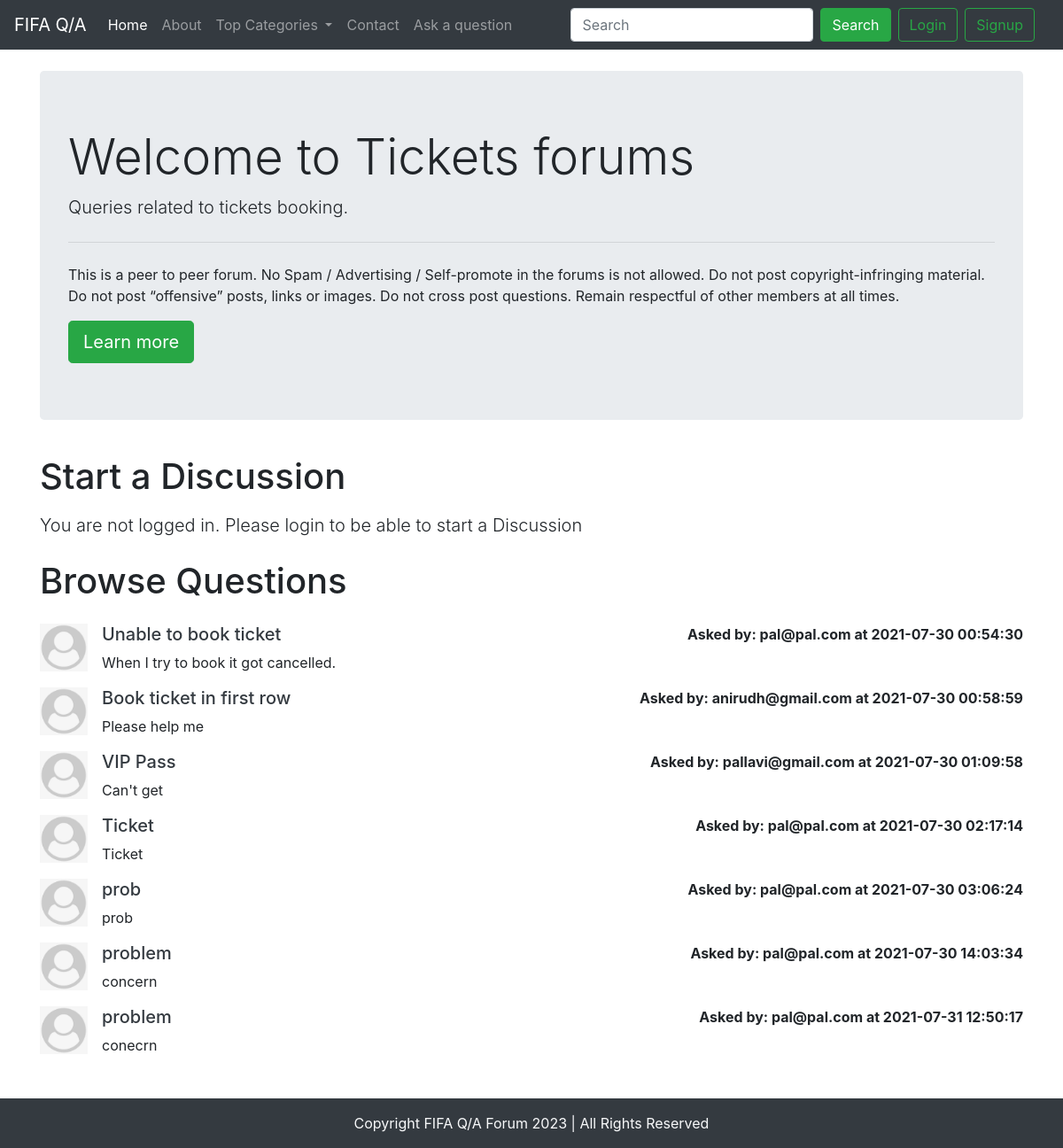
The page /threadlist.php?catid=1 on the database as committed earlier.
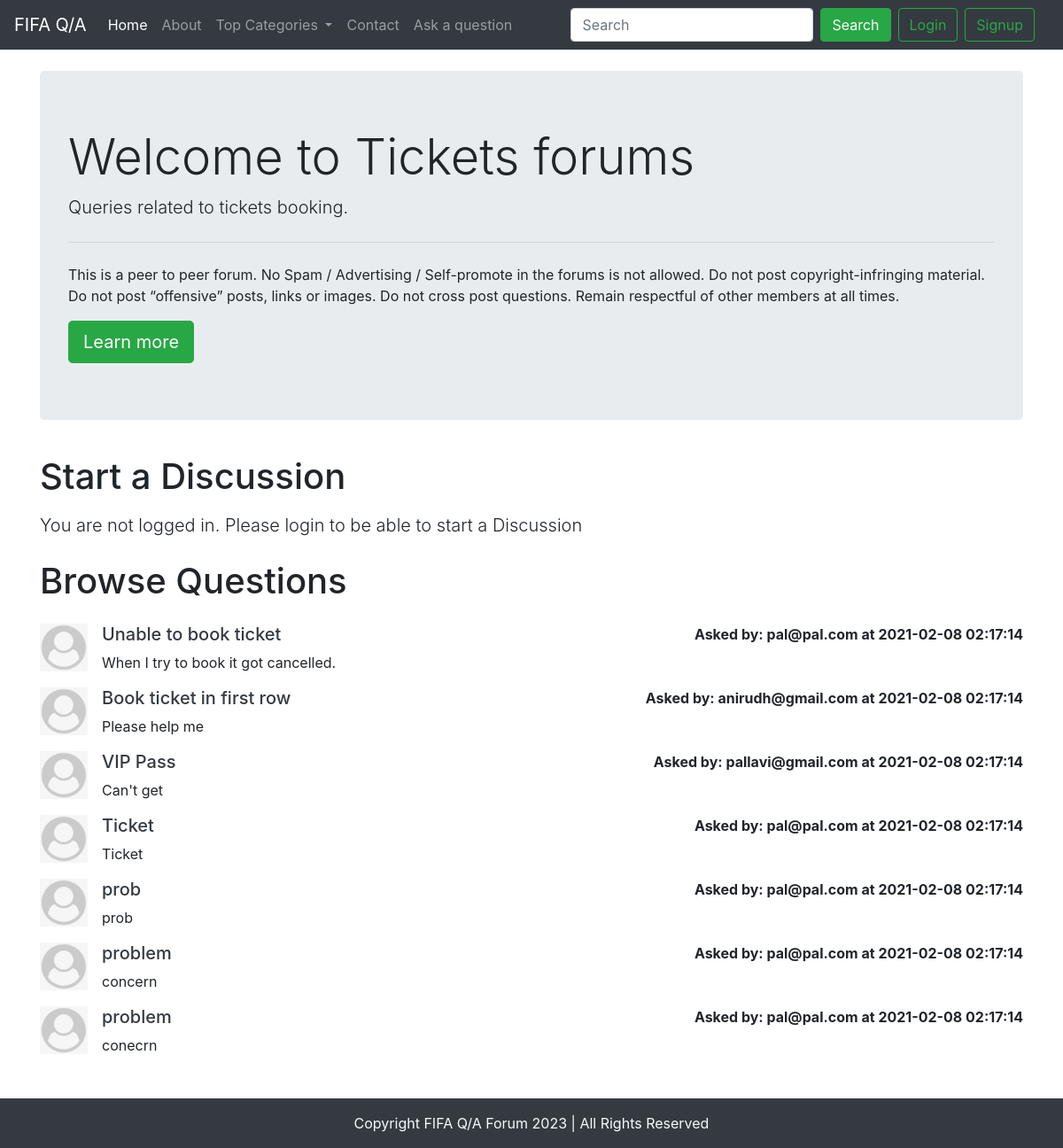
The same page on the database as committed later.
### tables this page shows
CREATE TABLE `categories` (
  `category_id` int(8) NOT NULL,
  `category_name` varchar(255) NOT NULL,
  `category_description` varchar(255) NOT NULL,
  `created` datetime NOT NULL DEFAULT current_timestamp()
);

CREATE TABLE `threads` (
  `thread_id` int(7) NOT NULL,
  `thread_title` varchar(255) NOT NULL,
  `thread_desc` text NOT NULL,
  `thread_cat_id` int(7) NOT NULL,
  `thread_user_id` int(7) NOT NULL,
  `timestamp` datetime NOT NULL DEFAULT current_timestamp()
);

CREATE TABLE `users` (
  `sno` int(8) NOT NULL,
  `user_email` varchar(30) NOT NULL,
  `user_pass` varchar(255) NOT NULL,
  `timestamp` datetime NOT NULL DEFAULT current_timestamp()
);

### threadlist.php (the view, shortened to what this page needs)
<!doctype html>
<html lang="en">
<head>
    <link rel="stylesheet" href="https://stackpath.bootstrapcdn.com/bootstrap/4.5.0/css/bootstrap.min.css"
>
</head>
<body>
    <?php include 'partials/_dbconnect.php';?>
    <?php include 'partials/_header.php';?>
    <?php
    $id = $_GET['catid'];
    $sql = "SELECT * FROM `categories` WHERE category_id=$id";
    $result = mysqli_query($conn, $sql);
    while($row = mysqli_fetch_assoc($result)){
        $catname = $row['category_name'];
        $catdesc = $row['category_description'];
    }
    ?>
    <div class="container my-4">
        <div class="jumbotron">
            <h1 class="display-4">Welcome to <?php echo $catname;?> forums</h1>
            <p class="lead"> <?php echo $catdesc;?></p>
            <hr class="my-4">
            <p>This is a peer to peer forum. No Spam / Advertising / Self-promote in the forums is not allowed. Do not
                post copyright-infringing material. Do not post “offensive” posts, links or images. Do not cross post
                questions. Remain respectful of other members at all times.</p>
            <a class="btn btn-success btn-lg" href="#" role="button">Learn more</a>
        </div>
    </div>
    <?php
    if(isset($_SESSION['loggedin']) && $_SESSION['loggedin']==true){
    echo '<div class="container">
            <h1 class="py-2">Start a Discussion</h1>
            <form action="'. $_SERVER["REQUEST_URI"] . '" method="post">
                <div class="form-group">
                    <label for="exampleInputEmail1">Problem Title</label>
                    <input type="text" class="form-control" id="title" name="title" aria-describedby="emailHelp">
                    <small id="emailHelp" class="form-text text-muted">Keep your title as short and crisp as
                        possible</small>
                </div>
                <input type="hidden" name="sno" value="'. $_SESSION["sno"]. '">
                <div class="form-group">
                    <label for="exampleFormControlTextarea1">Ellaborate Your Concern</label>
                    <textarea class="form-control" id="desc" name="desc" rows="3"></textarea>
                </div>
                <button type="submit" class="btn btn-success">Submit</button>
            </form>
        </div>';
    }
    else{
        echo '
        <div class="container">
        <h1 class="py-2">Start a Discussion</h1>
           <p class="lead">You are not logged in. Please login to be able to start a Discussion</p>
        </div>
        ';
    }
    ?>
    <div class="container mb-5" id="ques">
        <h1 class="py-2">Browse Questions</h1>
        <?php
    $id = $_GET['catid'];
    $sql = "SELECT * FROM `threads` WHERE thread_cat_id=$id";
    $result = mysqli_query($conn, $sql);
    while($row = mysqli_fetch_assoc($result)){
        $id = $row['thread_id'];
        $title = $row['thread_title'];
        $desc = $row['thread_desc'];
        $thread_time = $row['timestamp'];
        $thread_user_id = $row['thread_user_id'];
        $sql2 = "SELECT user_email FROM `users` WHERE sno='$thread_user_id'";
        $result2 = mysqli_query($conn, $sql2);
        $row2 = mysqli_fetch_assoc($result2);
        echo '<div class="media my-3">
            <img src="img/userdefault.png" width="54px" class="mr-3" alt="...">
            <div class="media-body">'.
             '<h5 class="mt-0"> <a class="text-dark" href="thread.php?threadid=' . $id. '">'. $title . ' </a></h5>
                '. $desc . ' </div>'.'<div class="font-weight-bold my-0"> Asked by: '. $row2['user_email'] . ' at '. $thread_time. '</div>'.
        '</div>';
        }
    ?>
    </div>
    <?php include 'partials/_footer.php';?>
</body>
</html>

### partials/_header.php (shortened to what this page needs)
<?php
echo '<nav class="navbar navbar-expand-lg navbar-dark bg-dark">
<a class="navbar-brand" href="/forum">FIFA Q/A</a>
<button class="navbar-toggler" type="button" data-toggle="collapse" data-target="#navbarSupportedContent" aria-controls="navbarSupportedContent" aria-expanded="false" aria-label="Toggle navigation">
  <span class="navbar-toggler-icon"></span>
</button>
<div class="collapse navbar-collapse" id="navbarSupportedContent">
  <ul class="navbar-nav mr-auto">
    <li class="nav-item active">
      <a class="nav-link" href="/forum">Home <span class="sr-only">(current)</span></a>
    </li>
    <li class="nav-item">
      <a class="nav-link" href="about.php">About</a>
    </li>
    <li class="nav-item dropdown">
      <a class="nav-link dropdown-toggle" href="#" id="navbarDropdown" role="button" data-toggle="dropdown" aria-haspopup="true" aria-expanded="false">
        Top Categories
      </a>
      <div class="dropdown-menu" aria-labelledby="navbarDropdown">';
      echo '</div>
    </li>
    <li class="nav-item">
      <a class="nav-link" href="contact.php" >Contact</a>
    </li>
    <li class="nav-item">
      <a class="nav-link" href="ask.php" >Ask a question</a>
    </li>
  </ul>
  <div class="row mx-2">';
if(isset($_SESSION['loggedin']) && $_SESSION['loggedin']==true){
  echo '<form class="form-inline my-2 my-lg-0" method="get" action="search.php">
    <input class="form-control mr-sm-2" name="search" type="search" action="search.php" placeholder="Search" aria-label="Search">
    <button class="btn btn-success my-2 my-sm-0" type="submit">Search</button>
      <p class="text-light my-0 mx-2">Welcome '. $_SESSION['useremail']. ' </p>
      <a href="partials/_logout.php" class="btn btn-outline-success ml-2">Logout</a>
      </form>';
}
else{
  echo '<form class="form-inline my-2 my-lg-0">
    <input class="form-control mr-sm-2" type="search" placeholder="Search" aria-label="Search">
    <button class="btn btn-success my-2 my-sm-0" type="submit">Search</button>
    </form>
    <button class="btn btn-outline-success ml-2" data-toggle="modal" data-target="#loginModal">Login</button>
    <button class="btn btn-outline-success mx-2" data-toggle="modal" data-target="#signupModal">Signup</button>';
  }
  echo '</div>
      </div>
      </nav>';
?>

### partials/_footer.php
<div class="container-fluid bg-dark text-light">
<p class="text-center py-3 my-0">Copyright FIFA Q/A Forum 2023 | All Rights Reserved </p>
</div>

### threadlist.php (style rules this page uses)
#ques { min-height: 433px; }

Rows that differ between the two databases and show on the page:
changed threads "Unable to book ticket": timestamp "2021-07-30 00:54:30" → "2021-02-08 02:17:14"
changed threads "Book ticket in first row": timestamp "2021-07-30 00:58:59" → "2021-02-08 02:17:14"
changed threads "VIP Pass": timestamp "2021-07-30 01:09:58" → "2021-02-08 02:17:14"
changed threads "Ticket": timestamp "2021-07-30 02:17:14" → "2021-02-08 02:17:14"
changed threads "prob": timestamp "2021-07-30 03:06:24" → "2021-02-08 02:17:14"
changed threads "concern": timestamp "2021-07-30 14:03:34" → "2021-02-08 02:17:14"
changed threads "conecrn": timestamp "2021-07-31 12:50:17" → "2021-02-08 02:17:14"
